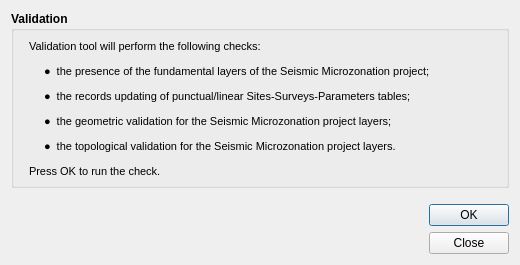
<?xml version="1.0" encoding="UTF-8"?>
<ui version="4.0">
 <class>valida</class>
 <widget class="QDialog" name="valida">
  <property name="geometry">
   <rect>
    <x>0</x>
    <y>0</y>
    <width>520</width>
    <height>265</height>
   </rect>
  </property>
  <property name="sizePolicy">
   <sizepolicy hsizetype="Fixed" vsizetype="Fixed">
    <horstretch>0</horstretch>
    <verstretch>0</verstretch>
   </sizepolicy>
  </property>
  <property name="minimumSize">
   <size>
    <width>520</width>
    <height>265</height>
   </size>
  </property>
  <property name="maximumSize">
   <size>
    <width>1500</width>
    <height>1500</height>
   </size>
  </property>
  <property name="windowTitle">
   <string>Validation</string>
  </property>
  <property name="locale">
   <locale language="English" country="UnitedStates"/>
  </property>
  <property name="modal">
   <bool>true</bool>
  </property>
  <layout class="QGridLayout" name="gridLayout">
   <item row="0" column="0">
    <widget class="QGroupBox" name="groupBox">
     <property name="sizePolicy">
      <sizepolicy hsizetype="Minimum" vsizetype="Fixed">
       <horstretch>0</horstretch>
       <verstretch>0</verstretch>
      </sizepolicy>
     </property>
     <property name="minimumSize">
      <size>
       <width>0</width>
       <height>0</height>
      </size>
     </property>
     <property name="font">
      <font>
       <weight>75</weight>
       <bold>true</bold>
      </font>
     </property>
     <property name="title">
      <string>Validation</string>
     </property>
     <layout class="QFormLayout" name="formLayout">
      <property name="fieldGrowthPolicy">
       <enum>QFormLayout::AllNonFixedFieldsGrow</enum>
      </property>
      <item row="0" column="1">
       <widget class="QLabel" name="alert_text">
        <property name="sizePolicy">
         <sizepolicy hsizetype="Expanding" vsizetype="Expanding">
          <horstretch>0</horstretch>
          <verstretch>0</verstretch>
         </sizepolicy>
        </property>
        <property name="text">
         <string>&lt;!DOCTYPE HTML PUBLIC &quot;-//W3C//DTD HTML 4.0//EN&quot; &quot;http://www.w3.org/TR/REC-html40/strict.dtd&quot;&gt;
&lt;html&gt;&lt;head&gt;&lt;meta name=&quot;qrichtext&quot; content=&quot;1&quot; /&gt;&lt;style type=&quot;text/css&quot;&gt;
p, li { white-space: pre-wrap; }
&lt;/style&gt;&lt;/head&gt;&lt;body style=&quot; font-family:'MS Shell Dlg 2'; font-size:8pt; font-weight:600; font-style:normal;&quot;&gt;
&lt;p style=&quot; margin-top:0px; margin-bottom:0px; margin-left:0px; margin-right:0px; -qt-block-indent:0; text-indent:0px;&quot;&gt;&lt;span style=&quot; font-weight:400;&quot;&gt;Validation tool will perform the following checks:&lt;/span&gt;&lt;/p&gt;
&lt;p style=&quot; margin-top:12px; margin-bottom:12px; margin-left:15px; margin-right:0px; -qt-block-indent:0; text-indent:0px;&quot;&gt;&lt;span style=&quot; font-weight:400;&quot;&gt;●  the presence of the fundamental layers of the Seismic Microzonation project;&lt;/span&gt;&lt;/p&gt;
&lt;p style=&quot; margin-top:12px; margin-bottom:12px; margin-left:15px; margin-right:0px; -qt-block-indent:0; text-indent:0px;&quot;&gt;&lt;span style=&quot; font-weight:400;&quot;&gt;●  the records updating of punctual/linear Sites-Surveys-Parameters tables;&lt;/span&gt;&lt;/p&gt;
&lt;p style=&quot; margin-top:12px; margin-bottom:12px; margin-left:15px; margin-right:0px; -qt-block-indent:0; text-indent:0px;&quot;&gt;&lt;span style=&quot; font-weight:400;&quot;&gt;●  the geometric validation for the Seismic Microzonation project layers;&lt;/span&gt;&lt;/p&gt;
&lt;p style=&quot; margin-top:12px; margin-bottom:12px; margin-left:15px; margin-right:0px; -qt-block-indent:0; text-indent:0px;&quot;&gt;&lt;span style=&quot; font-weight:400;&quot;&gt;●  &lt;/span&gt;&lt;span style=&quot; font-weight:400;&quot;&gt;the topological validation for the Seismic Microzonation project layers&lt;/span&gt;&lt;span style=&quot; font-weight:400;&quot;&gt;.&lt;/span&gt;&lt;/p&gt;
&lt;p style=&quot; margin-top:12px; margin-bottom:25px; margin-left:0px; margin-right:0px; -qt-block-indent:0; text-indent:0px;&quot;&gt;&lt;span style=&quot; font-weight:400;&quot;&gt;Press OK to run the check.&lt;/span&gt;&lt;/p&gt;&lt;/body&gt;&lt;/html&gt;</string>
        </property>
        <property name="textFormat">
         <enum>Qt::RichText</enum>
        </property>
        <property name="alignment">
         <set>Qt::AlignLeading|Qt::AlignLeft|Qt::AlignVCenter</set>
        </property>
        <property name="wordWrap">
         <bool>true</bool>
        </property>
       </widget>
      </item>
     </layout>
    </widget>
   </item>
   <item row="1" column="0">
    <layout class="QGridLayout" name="gridLayout_4">
     <property name="sizeConstraint">
      <enum>QLayout::SetDefaultConstraint</enum>
     </property>
     <property name="topMargin">
      <number>10</number>
     </property>
     <property name="horizontalSpacing">
      <number>10</number>
     </property>
     <property name="verticalSpacing">
      <number>0</number>
     </property>
     <item row="0" column="2">
      <spacer name="horizontalSpacer">
       <property name="orientation">
        <enum>Qt::Horizontal</enum>
       </property>
       <property name="sizeHint" stdset="0">
        <size>
         <width>40</width>
         <height>20</height>
        </size>
       </property>
      </spacer>
     </item>
     <item row="0" column="3">
      <widget class="QDialogButtonBox" name="button_box">
       <property name="cursor">
        <cursorShape>PointingHandCursor</cursorShape>
       </property>
       <property name="orientation">
        <enum>Qt::Vertical</enum>
       </property>
       <property name="standardButtons">
        <set>QDialogButtonBox::Close|QDialogButtonBox::Ok</set>
       </property>
      </widget>
     </item>
     <item row="0" column="1">
      <widget class="QLabel" name="igag">
       <property name="sizePolicy">
        <sizepolicy hsizetype="Preferred" vsizetype="Fixed">
         <horstretch>0</horstretch>
         <verstretch>0</verstretch>
        </sizepolicy>
       </property>
       <property name="text">
        <string/>
       </property>
       <property name="pixmap">
        <pixmap>img/logo-igag.png</pixmap>
       </property>
      </widget>
     </item>
     <item row="0" column="0">
      <widget class="QLabel" name="cnr">
       <property name="sizePolicy">
        <sizepolicy hsizetype="Preferred" vsizetype="Fixed">
         <horstretch>0</horstretch>
         <verstretch>0</verstretch>
        </sizepolicy>
       </property>
       <property name="text">
        <string/>
       </property>
       <property name="pixmap">
        <pixmap>img/logo-cnr.png</pixmap>
       </property>
      </widget>
     </item>
    </layout>
   </item>
  </layout>
 </widget>
 <resources/>
 <connections>
  <connection>
   <sender>button_box</sender>
   <signal>accepted()</signal>
   <receiver>valida</receiver>
   <slot>accept()</slot>
   <hints>
    <hint type="sourcelabel">
     <x>248</x>
     <y>254</y>
    </hint>
    <hint type="destinationlabel">
     <x>157</x>
     <y>274</y>
    </hint>
   </hints>
  </connection>
  <connection>
   <sender>button_box</sender>
   <signal>rejected()</signal>
   <receiver>valida</receiver>
   <slot>reject()</slot>
   <hints>
    <hint type="sourcelabel">
     <x>316</x>
     <y>260</y>
    </hint>
    <hint type="destinationlabel">
     <x>286</x>
     <y>274</y>
    </hint>
   </hints>
  </connection>
 </connections>
</ui>
